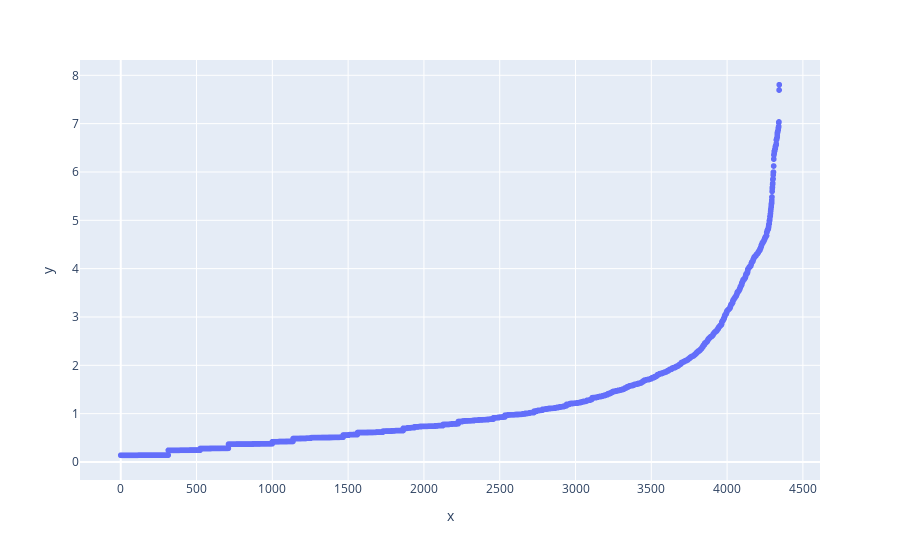

Notebook source saved alongside this figure:
### Code cell
import plotly
import plotly.graph_objs as go
import plotly.express as px

px.scatter(x=data_distance.index, 
           y=data_distance.sort_values('min_distance')['min_distance']).show()

### Figure 1 — Plotly figure (JSON) as saved in the notebook; plotly's stock layout.template omitted (floating-point values rounded to 4 significant figures; data arrays with more than 128 entries replaced by an {"elided": "..."} marker saying what was removed)
{"data": [{"hovertemplate": "x=%{x}<br>y=%{y}<extra></extra>", "legendgroup": "", "marker": {"color": "#636efa", "symbol": "circle"}, "mode": "markers", "name": "", "showlegend": false, "type": "scattergl", "x": {"elided": "4345 int values"}, "xaxis": "x", "y": {"elided": "4345 float values"}, "yaxis": "y"}], "layout": {"legend": {"tracegroupgap": 0}, "margin": {"t": 60}, "xaxis": {"anchor": "y", "domain": [0, 1], "title": {"text": "x"}}, "yaxis": {"anchor": "x", "domain": [0, 1], "title": {"text": "y"}}}}
